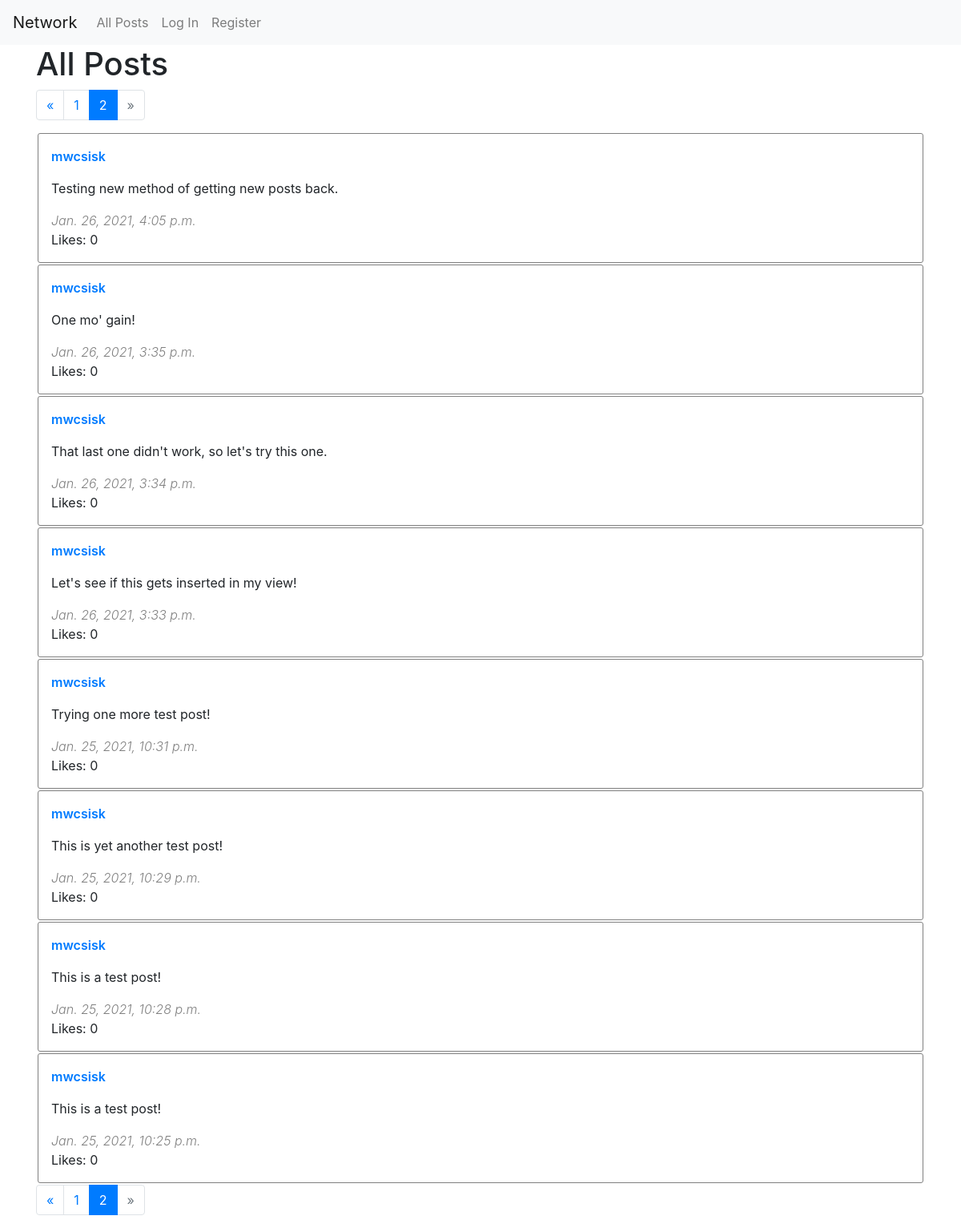
Screenshot of /?page=2 with the database file from the repository.
### network/models.py (models this page shows, shortened)
class Post(models.Model):
    author = models.ForeignKey(User, on_delete=models.CASCADE, related_name='posts', editable=False)
    body = models.CharField(max_length=240)
    timestamp = models.DateTimeField(auto_now_add=True)
    likes = models.ManyToManyField(User, related_name="liked")
    posts = models.Manager()

class User(AbstractUser):
    following = models.ManyToManyField('self', related_name="followers", symmetrical=False)

### network/views.py (the view)
# urls.py: path("", views.index, name="index"),
def index(request):
    posts = get_posts()
    page_no = get_page_number(request)
    return render(request, "network/index.html", {
        "posts": posts.page(page_no)
    })

### network/functions.py (called while the page is built)
def get_posts(username=False,users=False,per_page=10):
    if username and users:
        raise ValueError('Either a username or a set of users can be specified, but not both')
    elif username:
        posts = User.objects.get(username=username).posts.all()
    elif users:
        posts = Post.posts.filter(author__id__in=users)
    else:
        posts = Post.posts.all()
    return Paginator(posts.annotate(num_likes=Count('likes')).order_by('-timestamp'), per_page)

def get_page_number(request, default=1):
    page_num = request.GET.get('page', default=default)
    try:
        return int(page_num)
    except ValueError:
        return default

### network/templates/network/index.html (shortened to what this page needs)
{% extends "network/postview.html" %}
{% load tz %}
{% block heading %}
    <h1>All Posts</h1>
{% endblock %}

### network/templates/network/postview.html (shortened to what this page needs)
{% extends "network/layout.html" %}
{% load tz %}
{% block body %}
    {% block heading %}
    {% endblock %}
    {% if posts.has_other_pages %}
    <nav aria-label="Post navigation">
        <ul class="pagination">
            {% if posts.has_previous %}
            <li class="page-item"><a class="page-link" href="?page=1" aria-label="Previous">
                <span aria-hidden="true">&laquo;</span>
            </a></li>
            {% else %}
            <li class="page-item disabled"><a class="page-link" href="#" tabindex="-1" aria-disabled="true">&laquo;</a></li>
            {% endif %}
            {% for page in posts.paginator.page_range %}
            <li class="page-item {% if page == posts.number %}active{% endif %}"><a class="page-link" href="?page={{ page }}">{{ page }}</a></li>
            {% endfor %}
            {% if posts.has_next %}
            <li class="page-item"><a class="page-link" href="?page={{ posts.next_page_number }}" aria-label="Next">
                <span aria-hidden="true">&raquo;</span>
            </a></li>
            {% else %}
            <li class="page-item disabled"><a class="page-link" href="#" tabindex="-1" aria-disabled="true">&raquo;</a></li>
            {% endif %}
        </ul>
    </nav>
    {% endif %}
    <div id="posts-view">
        {% for post in posts.object_list %}
        <div class="post-box" id="post-{{ post.id }}">
            <div class="row justify-content-between">
                <div class="col-md-auto author">
                    <a href="/user/{{ post.author.username }}">
                        {{ post.author.username }}
                    </a>
                </div>
                <div class="col-md-auto edit-link">
                </div>
            </div>
            <div class="body" id="post-{{ post.id }}-body">
                {{ post.body }}
            </div>
            <div class="timestamp">
                {{ post.timestamp|timezone:"America/Los_Angeles" }}
            </div>
            <div class="likes">
                Likes: {{ post.num_likes }}
            </div>
        </div>
        {% endfor %}
    </div>
    {% if posts.has_other_pages %}
    <nav aria-label="Post navigation">
        <ul class="pagination">
            {% if posts.has_previous %}
            <li class="page-item"><a class="page-link" href="?page={{ posts.previous_page_number }}" aria-label="Previous">
                <span aria-hidden="true">&laquo;</span>
            </a></li>
            {% else %}
            <li class="page-item disabled"><a class="page-link" href="#" tabindex="-1" aria-disabled="true">&laquo;</a></li>
            {% endif %}
            {% for page in posts.paginator.page_range %}
            <li class="page-item {% if page == posts.number %}active{% endif %}"><a class="page-link" href="?page={{ page }}">{{ page }}</a></li>
            {% endfor %}
            {% if posts.has_next %}
            <li class="page-item"><a class="page-link" href="?page={{ posts.next_page_number }}" aria-label="Next">
                <span aria-hidden="true">&raquo;</span>
            </a></li>
            {% else %}
            <li class="page-item disabled"><a class="page-link" href="#" tabindex="-1" aria-disabled="true">&raquo;</a></li>
            {% endif %}
        </ul>
    </nav>
    {% endif %}
{% endblock %}

### network/static/network/styles.css (style rules this page uses)
.post-box { border: 1px solid grey; border-radius: 3px; padding: 1rem; margin: 2px; }
.post-box .body { padding: 1rem 0rem; }
.post-box .author { font-weight: 600; }
.post-box .timestamp { font-weight: 300; color: grey; font-style: italic; }

### rows the page displays
Post: author.username "mwcsisk", body "Testing new method of getting new posts back.", timestamp "Jan. 26, 2021, 4:05 p.m.", num_likes "0"
Post: author.username "mwcsisk", body "One mo' gain!", timestamp "Jan. 26, 2021, 3:35 p.m.", num_likes "0"
Post: author.username "mwcsisk", body "That last one didn't work, so let's try this one.", timestamp "Jan. 26, 2021, 3:34 p.m.", num_likes "0"
Post: author.username "mwcsisk", body "Let's see if this gets inserted in my view!", timestamp "Jan. 26, 2021, 3:33 p.m.", num_likes "0"
Post: author.username "mwcsisk", body "Trying one more test post!", timestamp "Jan. 25, 2021, 10:31 p.m.", num_likes "0"
Post: author.username "mwcsisk", body "This is yet another test post!", timestamp "Jan. 25, 2021, 10:29 p.m.", num_likes "0"
Post: author.username "mwcsisk", body "This is a test post!", timestamp "Jan. 25, 2021, 10:28 p.m.", num_likes "0"
Post: author.username "mwcsisk", body "This is a test post!", timestamp "Jan. 25, 2021, 10:25 p.m.", num_likes "0"

### other values shown
{{ page }} "1" "2"
